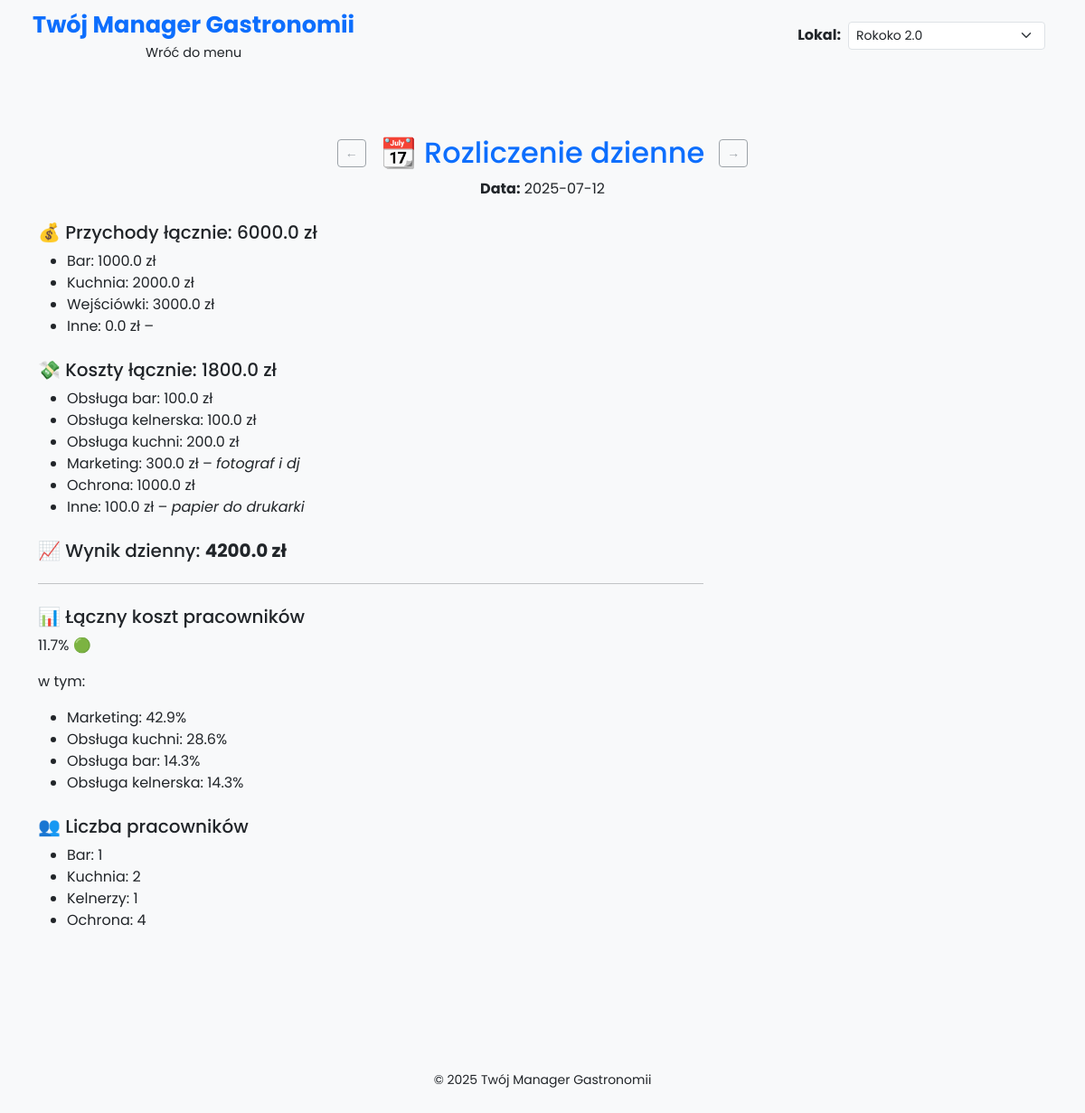
Screenshot of /view_daily/31 with the database file from the repository.
### models.py (models this page shows)
class RozliczenieDzien(Base):
    __tablename__ = 'rozliczenia_dzienne'
    id = Column(Integer, primary_key=True)
    daily_date = Column(Date, nullable=False)
    revenue_bar = Column(Float, default=0.0)
    revenue_kitchen = Column(Float, default=0.0)
    revenue_entry = Column(Float, default=0.0)
    revenue_other = Column(Float, default=0.0)
    revenue_other_comment = Column(String, nullable=True)
    cost_bar = Column(Float, default=0.0)
    cost_waiters = Column(Float, default=0.0)
    cost_kitchen = Column(Float, default=0.0)
    cost_marketing = Column(Float, default=0.0)
    cost_marketing_comment = Column(String, nullable=True)
    cost_security = Column(Float, default=0.0)
    cost_other = Column(Float, default=0.0)
    cost_other_comment = Column(String, nullable=True)
    staff_bar = Column(Integer, nullable=True)
    staff_kitchen = Column(Integer, nullable=True)
    staff_waiters = Column(Integer, nullable=True)
    staff_security = Column(Integer, nullable=True)
    notatka = Column(Text, nullable=True)
    lokal = Column(String, nullable=False, default='Rokoko 2.0')

### app.py (the view)
@app.route('/view_daily/<int:id>')
def view_daily(id):
    db_session = Session()
    lokal = get_current_lokal()
    roz = db_session.query(RozliczenieDzien).filter_by(id=id, lokal=lokal).first()
    if not roz:
        return "Nie znaleziono rozliczenia", 404
    current_date = roz.daily_date
    prev = db_session.query(RozliczenieDzien).filter(
        RozliczenieDzien.lokal == lokal,
        RozliczenieDzien.daily_date < current_date
    ).order_by(RozliczenieDzien.daily_date.desc()).first()
    next = db_session.query(RozliczenieDzien).filter(
        RozliczenieDzien.lokal == lokal,
        RozliczenieDzien.daily_date > current_date
    ).order_by(RozliczenieDzien.daily_date.asc()).first()
    with open("utils/data/config.json") as f:
        config = json.load(f)
    przychody = sum([
        roz.revenue_bar or 0,
        roz.revenue_kitchen or 0,
        roz.revenue_entry or 0,
        roz.revenue_other or 0
    ])
    koszty = sum([
        roz.cost_bar or 0,
        roz.cost_waiters or 0,
        roz.cost_kitchen or 0,
        roz.cost_marketing or 0,
        roz.cost_security or 0,
        roz.cost_other or 0
    ])
    wynik = przychody - koszty
    def licz_wskaznik(koszt, prog):
        if not przychody:
            return {"value": 0, "color": "⚠️"}
        val = round((koszt or 0) / przychody * 100, 1)
        if val <= prog["zielony"]:
            color = "🟢"
        elif val <= prog["żółty"]:
            color = "🟡"
        else:
            color = "🔴"
        return {"value": val, "color": color}
    wskazniki = {
        "obsługa_bar": licz_wskaznik(roz.cost_bar, config.get("progi_koszt_bar", {"zielony": 15, "żółty": 20})),
        "obsługa_kuchnia": licz_wskaznik(roz.cost_kitchen, config.get("progi_koszt_kuchnia", {"zielony": 20, "żółty": 25})),
        "obsługa_kelnerska": licz_wskaznik(roz.cost_waiters, config.get("progi_koszt_kelnerzy", {"zielony": 10, "żółty": 15})),
        "marketing": licz_wskaznik(roz.cost_marketing, config.get("progi_koszt_marketing", {"zielony": 5, "żółty": 8}))
    }
    koszt_pracownikow = (
        (roz.cost_bar or 0) +
        (roz.cost_kitchen or 0) +
        (roz.cost_waiters or 0) +
        (roz.cost_marketing or 0)
    )
    if not przychody:
        wskaznik_pracownicy = {"value": 0, "color": "⚠️"}
    else:
        procent = round(koszt_pracownikow / przychody * 100, 1)
        kolor = (
            "🟢" if procent < 30 else
            "🟡" if procent <= 40 else
            "🔴"
        )
        wskaznik_pracownicy = {"value": procent, "color": kolor}
    elementy = {
        "Obsługa bar": roz.cost_bar or 0,
        "Obsługa kuchni": roz.cost_kitchen or 0,
        "Obsługa kelnerska": roz.cost_waiters or 0,
        "Marketing": roz.cost_marketing or 0
    }
    breakdown_sorted = []
    if koszt_pracownikow > 0:
        breakdown_sorted = sorted(
            [{"nazwa": k, "procent": round(v / koszt_pracownikow * 100, 1)} for k, v in elementy.items()],
            key=lambda x: x["procent"],
            reverse=True
        )
    liczba_pracownikow = {
        "bar": roz.staff_bar or 0,
        "kuchnia": roz.staff_kitchen or 0,
        "kelnerzy": roz.staff_waiters or 0,
        "ochrona": roz.staff_security or 0
    }
    db_session.close()
    return render_template(
        'view_daily.html',
        roz=roz,
        przychody=przychody,
        koszty=koszty,
        wynik=wynik,
        wskazniki=wskazniki,
        liczba_pracownikow=liczba_pracownikow,
        wskaznik_pracownicy=wskaznik_pracownicy,
        breakdown_sorted=breakdown_sorted,
        prev_id=prev.id if prev else None,
        next_id=next.id if next else None
    )

### app.py (called while the page is built)
def get_current_lokal():
    return session.get('lokal', 'Rokoko 2.0')

@app.before_request
def set_default_lokal():
    if 'lokal' not in session:
        session['lokal'] = 'Rokoko 2.0'

### templates/view_daily.html (shortened to what this page needs)
{% extends 'base.html' %}
{% block content %}
<div class="container my-5">
<div class="d-flex justify-content-center align-items-center mb-2">
  {% if prev_id %}
    <a href="{{ url_for('view_daily', id=prev_id) }}" class="btn btn-sm btn-outline-secondary me-3">← Poprzedni</a>
  {% else %}
    <button class="btn btn-sm btn-outline-secondary me-3" disabled>←</button>
  {% endif %}
  <h2 class="text-primary mb-0">📆 Rozliczenie dzienne</h2>
  {% if next_id %}
    <a href="{{ url_for('view_daily', id=next_id) }}" class="btn btn-sm btn-outline-secondary ms-3">Następny →</a>
  {% else %}
    <button class="btn btn-sm btn-outline-secondary ms-3" disabled>→</button>
  {% endif %}
</div>
<p class="text-center"><strong>Data:</strong> {{ roz.daily_date.strftime('%Y-%m-%d') }}</p>
  <div class="row mt-4">
    <div class="col-md-8">
      <h5>💰 Przychody łącznie: {{ przychody }} zł</h5>
      <ul>
        <li>Bar: {{ roz.revenue_bar }} zł</li>
        <li>Kuchnia: {{ roz.revenue_kitchen }} zł</li>
        <li>Wejściówki: {{ roz.revenue_entry }} zł</li>
        <li>Inne: {{ roz.revenue_other }} zł – <em>{{ roz.revenue_other_comment or '' }}</em></li>
      </ul>
      <h5 class="mt-4">💸 Koszty łącznie: {{ koszty }} zł</h5>
      <ul>
        <li>Obsługa bar: {{ roz.cost_bar }} zł</li>
        <li>Obsługa kelnerska: {{ roz.cost_waiters }} zł</li>
        <li>Obsługa kuchni: {{ roz.cost_kitchen }} zł</li>
        <li>Marketing: {{ roz.cost_marketing }} zł – <em>{{ roz.cost_marketing_comment or '' }}</em></li>
        <li>Ochrona: {{ roz.cost_security }} zł</li>
        <li>Inne: {{ roz.cost_other }} zł – <em>{{ roz.cost_other_comment or '' }}</em></li>
      </ul>
      <h5 class="mt-4">📈 Wynik dzienny: <strong>{{ wynik }} zł</strong></h5>
      <hr class="my-4">
      <h5>📊 Łączny koszt pracowników</h5>
      <p>{{ wskaznik_pracownicy.value }}% {{ wskaznik_pracownicy.color }}</p>
      {% if breakdown_sorted %}
        <p>w tym:</p>
        <ul>
          {% for item in breakdown_sorted %}
            <li>{{ item.nazwa }}: {{ item.procent }}%</li>
          {% endfor %}
        </ul>
      {% endif %}
      <h5 class="mt-4">👥 Liczba pracowników</h5>
      <ul>
        <li>Bar: {{ liczba_pracownikow.bar }}</li>
        <li>Kuchnia: {{ liczba_pracownikow.kuchnia }}</li>
        <li>Kelnerzy: {{ liczba_pracownikow.kelnerzy }}</li>
        <li>Ochrona: {{ liczba_pracownikow.ochrona }}</li>
      </ul>
    </div>
  </div>
</div>
{% endblock %}

### static/css/style.css (style rules this page uses)
body { background-color: #f8f9fa; font-family: 'Poppins', sans-serif; min-height: 100vh; display: flex; flex-direction: column; }

### rows the page displays
RozliczenieDzien: daily_date "2025-07-12", revenue_bar "1000.0", revenue_kitchen "2000.0", revenue_entry "3000.0", revenue_other "0.0", cost_bar "100.0", cost_waiters "100.0", cost_kitchen "200.0", cost_marketing "300.0", cost_marketing_comment "fotograf i dj", cost_security "1000.0", cost_other "100.0", cost_other_comment "papier do drukarki"

### other values shown
{{ przychody }} "6000.0"
{{ koszty }} "1800.0"
{{ wynik }} "4200.0"
{{ wskaznik_pracownicy.value }} "11.7"
{{ wskaznik_pracownicy.color }} "🟢"
{{ item.nazwa }} "Marketing" "Obsługa kuchni" "Obsługa bar" "Obsługa kelnerska"
{{ item.procent }} "42.9" "28.6" "14.3" "14.3"
{{ liczba_pracownikow.bar }} "1"
{{ liczba_pracownikow.kuchnia }} "2"
{{ liczba_pracownikow.kelnerzy }} "1"
{{ liczba_pracownikow.ochrona }} "4"
